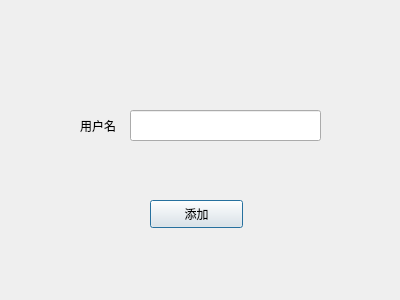
<?xml version="1.0" encoding="UTF-8"?>
<ui version="4.0">
 <class>addfriend</class>
 <widget class="QDialog" name="addfriend">
  <property name="geometry">
   <rect>
    <x>0</x>
    <y>0</y>
    <width>400</width>
    <height>300</height>
   </rect>
  </property>
  <property name="windowTitle">
   <string>Dialog</string>
  </property>
  <widget class="QPushButton" name="pushButton">
   <property name="geometry">
    <rect>
     <x>150</x>
     <y>200</y>
     <width>93</width>
     <height>28</height>
    </rect>
   </property>
   <property name="text">
    <string>添加</string>
   </property>
  </widget>
  <widget class="QLabel" name="label">
   <property name="geometry">
    <rect>
     <x>80</x>
     <y>110</y>
     <width>51</width>
     <height>31</height>
    </rect>
   </property>
   <property name="text">
    <string>用户名</string>
   </property>
  </widget>
  <widget class="QLineEdit" name="lineEdit">
   <property name="geometry">
    <rect>
     <x>130</x>
     <y>110</y>
     <width>191</width>
     <height>31</height>
    </rect>
   </property>
  </widget>
 </widget>
 <resources/>
 <connections/>
</ui>
